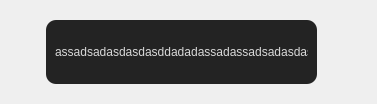
<?xml version="1.0" encoding="UTF-8"?>
<ui version="4.0">
 <class>Form</class>
 <widget class="QWidget" name="Form">
  <property name="geometry">
   <rect>
    <x>0</x>
    <y>0</y>
    <width>377</width>
    <height>104</height>
   </rect>
  </property>
  <property name="windowTitle">
   <string>Form</string>
  </property>
  <layout class="QVBoxLayout" name="verticalLayout">
   <item>
    <widget class="QGroupBox" name="groupBox">
     <property name="styleSheet">
      <string notr="true">QGroupBox{background-color:transparent;
border:0px;}</string>
     </property>
     <property name="title">
      <string/>
     </property>
     <layout class="QHBoxLayout" name="horizontalLayout">
      <item>
       <layout class="QVBoxLayout" name="verticalLayout_2">
        <item>
         <widget class="QLabel" name="label">
          <property name="sizePolicy">
           <sizepolicy hsizetype="Fixed" vsizetype="Fixed">
            <horstretch>0</horstretch>
            <verstretch>0</verstretch>
           </sizepolicy>
          </property>
          <property name="text">
           <string/>
          </property>
          <property name="pixmap">
           <pixmap>../../../Downloads/avaBot(1).jpg</pixmap>
          </property>
          <property name="scaledContents">
           <bool>true</bool>
          </property>
          <property name="wordWrap">
           <bool>false</bool>
          </property>
         </widget>
        </item>
        <item>
         <spacer name="verticalSpacer">
          <property name="orientation">
           <enum>Qt::Vertical</enum>
          </property>
          <property name="sizeType">
           <enum>QSizePolicy::Expanding</enum>
          </property>
          <property name="sizeHint" stdset="0">
           <size>
            <width>20</width>
            <height>40</height>
           </size>
          </property>
         </spacer>
        </item>
       </layout>
      </item>
      <item>
       <layout class="QHBoxLayout" name="horizontalLayout_3">
        <property name="leftMargin">
         <number>0</number>
        </property>
        <item>
         <widget class="QGroupBox" name="groupBox_2">
          <property name="sizePolicy">
           <sizepolicy hsizetype="Preferred" vsizetype="MinimumExpanding">
            <horstretch>0</horstretch>
            <verstretch>0</verstretch>
           </sizepolicy>
          </property>
          <property name="styleSheet">
           <string notr="true">QGroupBox{background-color:#232323;
border-radius:10px;}

QLabel{
color: rgb(217, 217, 217);
}</string>
          </property>
          <property name="title">
           <string/>
          </property>
          <layout class="QVBoxLayout" name="verticalLayout_3">
           <item>
            <widget class="QLabel" name="label_2">
             <property name="sizePolicy">
              <sizepolicy hsizetype="Preferred" vsizetype="MinimumExpanding">
               <horstretch>0</horstretch>
               <verstretch>0</verstretch>
              </sizepolicy>
             </property>
             <property name="minimumSize">
              <size>
               <width>5</width>
               <height>0</height>
              </size>
             </property>
             <property name="styleSheet">
              <string notr="true">font: 11pt &quot;Calibri&quot;;</string>
             </property>
             <property name="text">
              <string>assadsadasdasdasddadadassadassadsadasdasdasddadadassad</string>
             </property>
             <property name="scaledContents">
              <bool>false</bool>
             </property>
             <property name="wordWrap">
              <bool>true</bool>
             </property>
            </widget>
           </item>
          </layout>
         </widget>
        </item>
        <item>
         <spacer name="horizontalSpacer">
          <property name="orientation">
           <enum>Qt::Horizontal</enum>
          </property>
          <property name="sizeType">
           <enum>QSizePolicy::MinimumExpanding</enum>
          </property>
          <property name="sizeHint" stdset="0">
           <size>
            <width>40</width>
            <height>20</height>
           </size>
          </property>
         </spacer>
        </item>
       </layout>
      </item>
     </layout>
    </widget>
   </item>
  </layout>
 </widget>
 <resources/>
 <connections/>
</ui>
